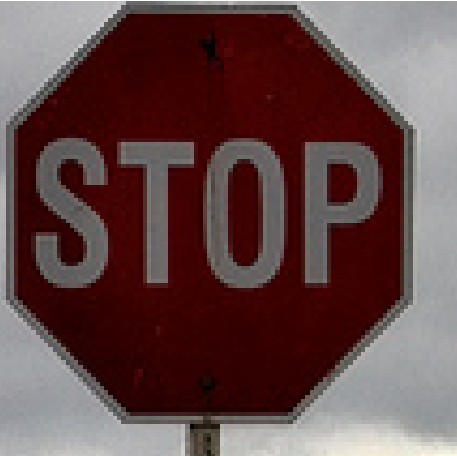
#> input picture ocr/raw_imgs/stop_crop_2.png, 457 x 456 px
$ python ocr_v3.py
#> lines starting #> are read from the running program, lines starting #| are printed output that depends on the picture; after the words box and inside, x2 and y2 are one past the last pixel; in counts of white or black regions, pixels touching at a corner belong together
import pytesseract
from PIL import Image
import cv2
import numpy as np

img_path = "raw_imgs/stop_crop_2.png"

img_color = cv2.imread(img_path)
#> img_color is the input picture: shape (456, 457, 3); mean B, G, R 72.7, 72.7, 100.5
img = cv2.cvtColor(img_color, cv2.COLOR_BGR2GRAY)
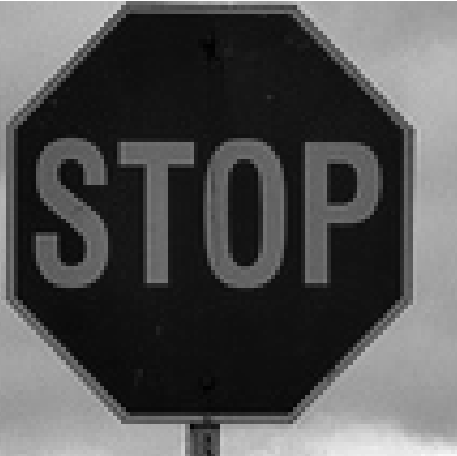
#> img: shape (456, 457); min 1, max 255, mean 81

_, binary_image = cv2.threshold(img, 0, 255, cv2.THRESH_OTSU)
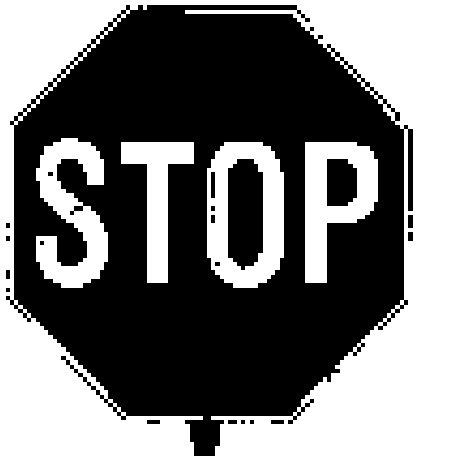
#> binary_image: shape (456, 457); 45.9% white; 5 white regions, box (x1, y1, x2, y2) and area: (0, 0, 457, 456) 73760, (207, 142, 284, 288) 6405, (36, 138, 108, 288) 5860, (305, 142, 378, 283) 5576, (121, 142, 194, 283) 4105
cv2.imwrite("processed_imgs/test_img.png", binary_image)

#> (the run stopped early here; a loop or call above may not have finished)

$ run again, with ocr/raw_imgs/road_sign_3.png copied over ocr/raw_imgs/stop_crop_2.png
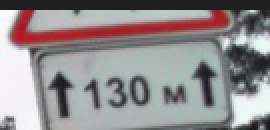
#> input picture ocr/raw_imgs/road_sign_3.png, 135 x 65 px (shown 2 times larger)
#> img_color is the input picture: shape (65, 135, 3); mean B, G, R 141.4, 140.9, 146.4
#> `img = cv2.cvtColor(img_color, cv2.COLOR_BGR2GRAY)`:
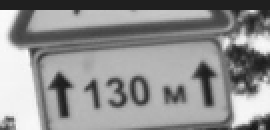
#> img: shape (65, 135) (shown 2 times larger); min 22, max 251, mean 142.6
#> `_, binary_image = cv2.threshold(img, 0, 255, cv2.THRESH_OTSU)`:
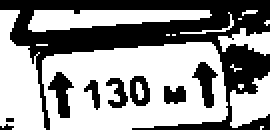
#> binary_image: shape (65, 135) (shown 2 times larger); 58.6% white; 9 black regions (2 under 20 px), largest, box (x1, y1, x2, y2) and area: (0, 0, 135, 65) 2995, (24, 36, 37, 59) 150, (96, 31, 109, 54) 146
